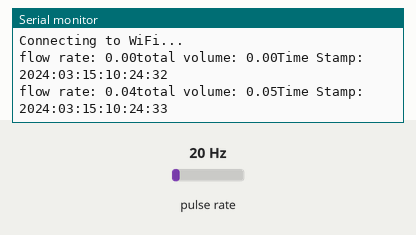
This sketch was run on a simulated ESP8266 (NodeMCU). On the bench: the last lines printed to the serial monitor. Wiring (inferred from the names in the program): pulse sensor: data D4. Inputs (shaded band) come from the test bench; at power-on: pulse rate 20 Hz. WiFi joins after 1.5 s; servers stay silent unless stated; the local clock reads 2024-03-15 10:24:30 at power-on unless the sketch sets it; the Firebase database answers and starts empty.

Above: at 3.3 s.
3.4 s: pulse rate (sensor on D4) set to 4 Hz
At 4.7 s:
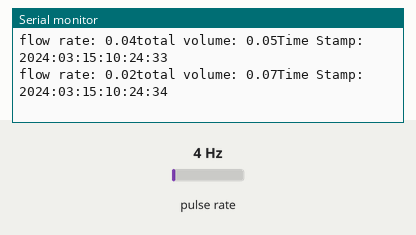
4.9 s: pulse rate (sensor on D4) set to 50 Hz
At 6.0 s:
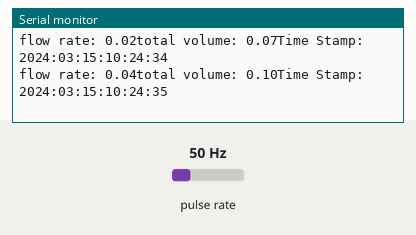
Timing chart, 0 to 7.9 s (numbered marks = the images above; inputs shaded):
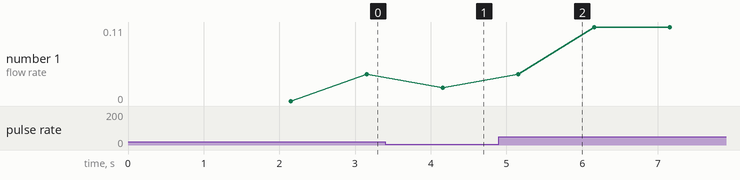

The sketch:

WaterFlowCode-pushTest.ino
```cpp
// version 1.0
// April-11-2023

#include <SoftwareSerial.h>
#include <ESP8266WiFi.h>
#include <ESP8266WiFiMulti.h>
#include <FirebaseESP8266.h>
#include <String.h>
#include <time.h>
// #include <WiFiUdp.h>
// #include <NTPClient.h>
#include <iostream>

const char* ssid = "";
const char* password = "";
// const char* ntpServer = "pool.ntp.org";

#define FIREBASE_HOST ""
#define FIREBASE_AUTH ""

// variables for connection & timestamp.
volatile uint32_t wifiLocalIP = WiFi.localIP();
volatile wl_status_t wifiStatus = WiFi.status();
String macAddress;

time_t now;
struct tm *timeinfo;

time_t init_pt;

// variables for calculation.
#define FLOWPIN D4

long currentMillis = 0;
long previousMillis = 0;
int interval = 1000;
float calibrationFactor = 7.5;
volatile byte pulseCount;
byte pulse1Sec = 0;
float flowRate;
unsigned long flowMilliLitres;
unsigned int totalMilliLitres;
float flowLitres;
float totalLitres;


FirebaseData firebaseData;
FirebaseJson json;

void IRAM_ATTR pulseCounter()
{
  pulseCount++;
}


void setup() {

  WiFi.mode(WIFI_STA);
  WiFi.begin(ssid, password);

  while (WiFi.status() != WL_CONNECTED) {
    delay(1000);
    Serial.println("Connecting to WiFi...");
  }

  macAddress = WiFi.macAddress();

  Serial.begin(115200);

  pinMode(FLOWPIN, INPUT_PULLUP);

  pulseCount = 0;
  flowRate = 0.0;
  flowMilliLitres = 0;
  totalMilliLitres = 0;
  previousMillis = 0;

  attachInterrupt(digitalPinToInterrupt(FLOWPIN), pulseCounter, FALLING);

  Firebase.begin(FIREBASE_HOST, FIREBASE_AUTH);

  configTime(-14400, 0, "pool.ntp.org");

  now = time(0);

  String target_path_total = String("/sensors/total-volume/") + macAddress;

  if (Firebase.ready() && Firebase.getFloat(firebaseData, target_path_total)) {
    totalLitres = firebaseData.to<float>();
  } else {
    totalLitres = 0.00;
  }
}

void loop ()
{
  now = time(0);
  timeinfo = localtime(&now);

  currentMillis = millis();

  if (currentMillis - previousMillis > interval) {

    pulse1Sec = pulseCount;
    pulseCount = 0;

    flowRate = ((1000.0 / (millis() - previousMillis)) * pulse1Sec) / calibrationFactor;
    previousMillis = millis();

    flowMilliLitres = (flowRate / 60) * 1000;
    flowLitres = (flowRate / 60);

    totalMilliLitres += flowMilliLitres;
    totalLitres += flowLitres;

    char buffer[80];

    strftime(buffer, 80, "%Y:%m:%d:%H:%M:%S", timeinfo);

    String target_path_flowrate = String("/sensors/flowrate/") + macAddress + String("/") + buffer;
    String target_path_total = String("/sensors/total-volume/") + macAddress;
    String target_path_tempFlowRate = String("/sensors/tempFlowRate/") + macAddress;

      if (Firebase.ready() && flowLitres > 0) {

        Serial.print("flow rate: ");
        Serial.print(flowLitres);
        Serial.print("total volume: ");
        Serial.print(totalLitres);
        Serial.print("Time Stamp: ");
        Serial.print(buffer);
        Serial.print("\n");

        Firebase.setFloat(firebaseData, target_path_flowrate, flowLitres);
        Firebase.setFloat(firebaseData, target_path_total, totalLitres);
        Firebase.setFloat(firebaseData, target_path_tempFlowRate, flowLitres);
      } else {
        Serial.print("pending...");
        Serial.print("\n");
      }
  }
}
```

Measured:
- after the input at 3.4 s, the serial monitor: prints a new line after 0.76 s (image 1)
- after the input at 4.9 s, the serial monitor: prints a new line after 0.26 s (image 2)
- plotted number 1: 0.04 → 0.02 after the input at 3.4 s
